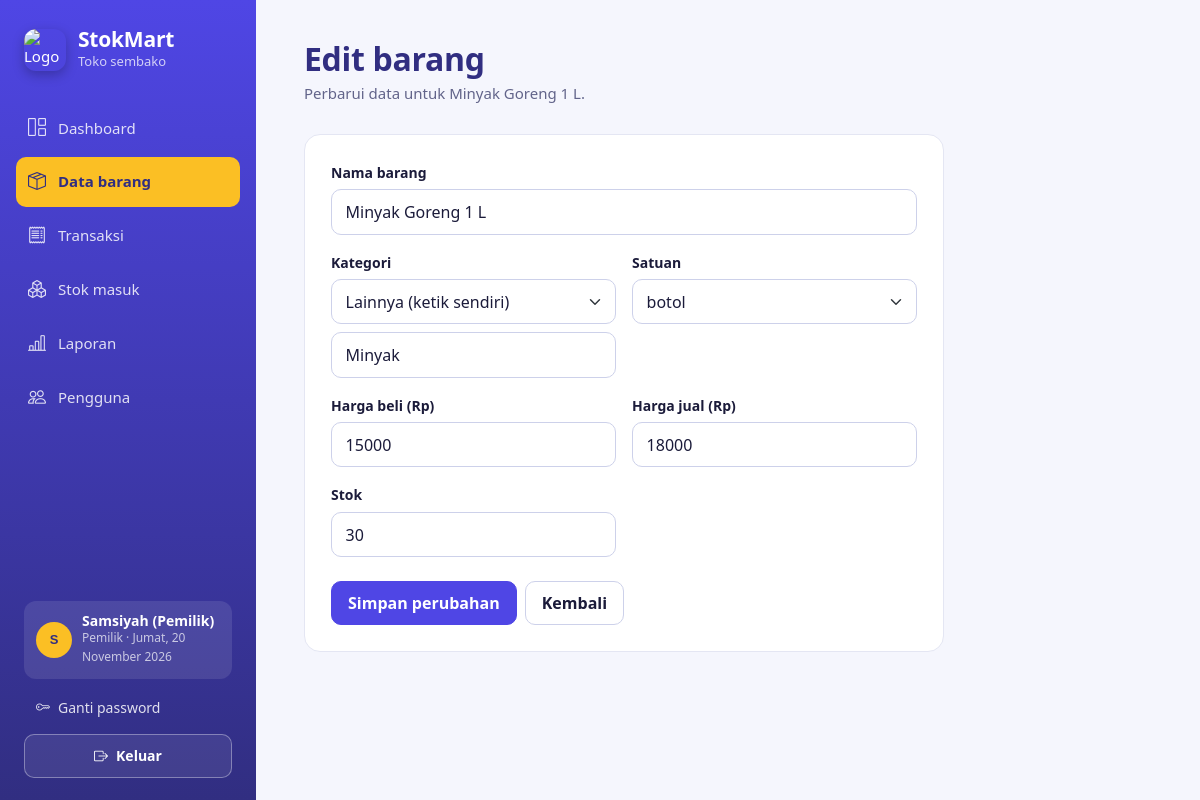
/edit_barang.php?id=2 (signed in), run on the app's committed database.
### tables this page shows
CREATE TABLE `barang` (
  `id_barang` int NOT NULL,
  `nama_barang` varchar(100) DEFAULT NULL,
  `kategori` varchar(50) DEFAULT NULL,
  `harga_beli` int DEFAULT NULL,
  `harga_jual` int DEFAULT NULL,
  `stok` int DEFAULT NULL,
  `satuan` varchar(20) DEFAULT NULL
);

### edit_barang.php (the view, shortened to what this page needs)
<?php
require_once 'auth.php';
$id=(int)($_GET['id']??0);
$get=$koneksi->prepare("SELECT * FROM barang WHERE id_barang=?");$get->bind_param('i',$id);$get->execute();$row=$get->get_result()->fetch_assoc();
?>
<!DOCTYPE html>
<html lang="id">
<head>
    <link href="assets/css/bootstrap.min.css" rel="stylesheet">
    <link href="assets/css/bootstrap-icons.min.css" rel="stylesheet">
    <link href="assets/css/fonts.css" rel="stylesheet">
    <link href="style.css" rel="stylesheet">
</head>
<body>
<div class="app">
    <?php include 'sidebar.php'; ?>
    <main class="main">
        <header class="page-head">
            <div>
                <h1>Edit barang</h1>
                <p class="page-sub">Perbarui data untuk <?= htmlspecialchars($row['nama_barang']); ?>.</p>
            </div>
        </header>
        <section class="panel" style="max-width: 640px;">
            <form method="POST">
                <div class="row g-3">
                    <div class="col-12">
                        <label class="form-label" for="f_nama">Nama barang</label>
                        <input type="text" id="f_nama" name="nama_barang" class="form-control" value="<?= htmlspecialchars($row['nama_barang']); ?>" required>
                    </div>
                    <?= field_pilihan('kategori','Kategori',opsi_kategori(),(string)$row['kategori']); ?>
                    <?= field_pilihan('satuan','Satuan',opsi_satuan(),(string)$row['satuan']); ?>
                    <div class="col-sm-6">
                        <label class="form-label" for="f_beli">Harga beli (Rp)</label>
                        <input type="number" min="0" id="f_beli" name="harga_beli" class="form-control" value="<?= htmlspecialchars($row['harga_beli']); ?>" required>
                    </div>
                    <div class="col-sm-6">
                        <label class="form-label" for="f_jual">Harga jual (Rp)</label>
                        <input type="number" min="0" id="f_jual" name="harga_jual" class="form-control" value="<?= htmlspecialchars($row['harga_jual']); ?>" required>
                    </div>
                    <div class="col-sm-6">
                        <label class="form-label" for="f_stok">Stok</label>
                        <input type="number" min="0" id="f_stok" name="stok" class="form-control" value="<?= htmlspecialchars($row['stok']); ?>" required>
                    </div>
                </div>
                <div class="d-flex gap-2 mt-4">
                    <button type="submit" name="update" class="btn btn-pandan">Simpan perubahan</button>
                    <a href="barang.php" class="btn btn-line">Kembali</a>
                </div>
            </form>
        </section>
    </main>
</div>
</body>
</html>

### auth.php (shortened to what this page needs)
<?php
function e($v){return htmlspecialchars((string)$v,ENT_QUOTES,'UTF-8');}
function opsi_kategori(){return ['Beras','Minyak Goreng','Gula & Pemanis','Tepung','Telur','Mie & Pasta','Bumbu Dapur','Penyedap & Bumbu Instan','Kopi & Teh','Susu','Minuman','Makanan Ringan','Makanan Kaleng','Roti & Kue','Sayur & Buah','Daging & Ikan','Sabun & Deterjen','Perawatan Diri','Kebutuhan Rumah Tangga','Rokok','Obat Ringan','Alat Tulis','Sembako Lainnya'];}
function opsi_satuan(){return ['pcs','kg','gram','liter','botol','pak','bungkus','sachet','kaleng','dus','karton','karung','butir','ikat','renteng','lusin'];}
function field_pilihan($nama,$label,$daftar,$nilai='',$col='col-sm-6'){
    static $js=false; $id='f_'.$nama; $lain=($nilai!==''&&!in_array($nilai,$daftar,true));
    $h='<div class="'.e($col).'"><label class="form-label" for="'.e($id).'">'.e($label).'</label><select id="'.e($id).'" name="'.e($nama).'" class="form-select pilih-lain" required><option value="">Pilih '.e(strtolower($label)).'</option>';
    foreach($daftar as $d)$h.='<option value="'.e($d).'"'.($nilai===$d?' selected':'').'>'.e($d).'</option>';
    $h.='<option value="__lain"'.($lain?' selected':'').'>Lainnya (ketik sendiri)</option></select>';
    $h.='<input type="text" name="'.e($nama).'_lain" maxlength="50" class="form-control mt-2'.($lain?'':' d-none').'" placeholder="Ketik '.e(strtolower($label)).' baru" value="'.e($lain?$nilai:'').'"'.($lain?' required':'').'></div>';
    if(!$js){$js=true;$h.='<script>document.addEventListener("change",function(e){if(!e.target.classList.contains("pilih-lain"))return;var t=e.target.parentNode.querySelector("input[type=text]");var on=e.target.value==="__lain";t.classList.toggle("d-none",!on);t.required=on;if(on)t.focus();});</script>';}
    return $h;
}

### style.css (style rules this page uses)
:root { --pandan: #4F46E5; --pandan-deep: #312E81; --pandan-mid: #6366F1; --mint: #EEF0FF; --mint-line: #D9DDFB; --paper: #F5F6FD; --card: #FFFFFF; --line: #E4E6F3; --ink: #1B1B3A; --muted: #62648A; --kunyit: #FBBF24; --cabai: #E11D48; --cabai-soft: #FFE4EA; --radius-panel: 16px; --radius-ctl: 10px; }
body { font-family: 'Figtree', system-ui, -apple-system, 'Segoe UI', sans-serif; background: var(--paper); color: var(--ink); font-size: 15px; line-height: 1.55; -webkit-font-smoothing: antialiased; }
h1, h2, h3, .brand-name, .stat-hero-value, .stat-value, .modal-title { font-family: 'Bricolage Grotesque', 'Figtree', system-ui, sans-serif; letter-spacing: -0.01em; }
.app { display: grid; grid-template-columns: 256px minmax(0, 1fr); min-height: 100vh; }
.main { padding: 40px 48px 64px; max-width: 1240px; width: 100%; }
.page-head { display: flex; flex-wrap: wrap; align-items: flex-end; justify-content: space-between; gap: 16px; margin-bottom: 28px; }
.page-head h1 { font-size: 32px; font-weight: 700; margin: 0; color: var(--pandan-deep); }
.page-sub { margin: 4px 0 0; color: var(--muted); }
.panel { background: var(--card); border: 1px solid var(--line); border-radius: var(--radius-panel); padding: 26px; }
.btn { border-radius: var(--radius-ctl); font-weight: 600; padding: .55rem 1rem; transition: background-color .15s, color .15s, border-color .15s; }
.btn-pandan { background: var(--pandan); border: 1px solid var(--pandan); color: #fff; }
.btn-line { background: #fff; border: 1px solid #CDD1EA; color: var(--ink); }
.form-label { font-weight: 600; font-size: 14px; margin-bottom: 6px; }
.form-control, .form-select { border: 1px solid #CDD1EA; border-radius: var(--radius-ctl); padding: .6rem .85rem; background-color: #fff; color: var(--ink); }

### data on the page
barang: nama_barang "Minyak Goreng 1 L", kategori "Lainnya (ketik sendiri)", kategori "Minyak", harga_beli "15000", harga_jual "18000", stok "30"

### other printed values
$m[2] "Dashboard"
$m[2] "Data barang"
$m[2] "Transaksi"
$m[2] "Stok masuk"
$m[2] "Laporan"
$_SESSION['nama'] "Samsiyah (Pemilik)"
$_SESSION['role'] "Pemilik"
$label "Kategori Satuan"
form field satuan "botol"
